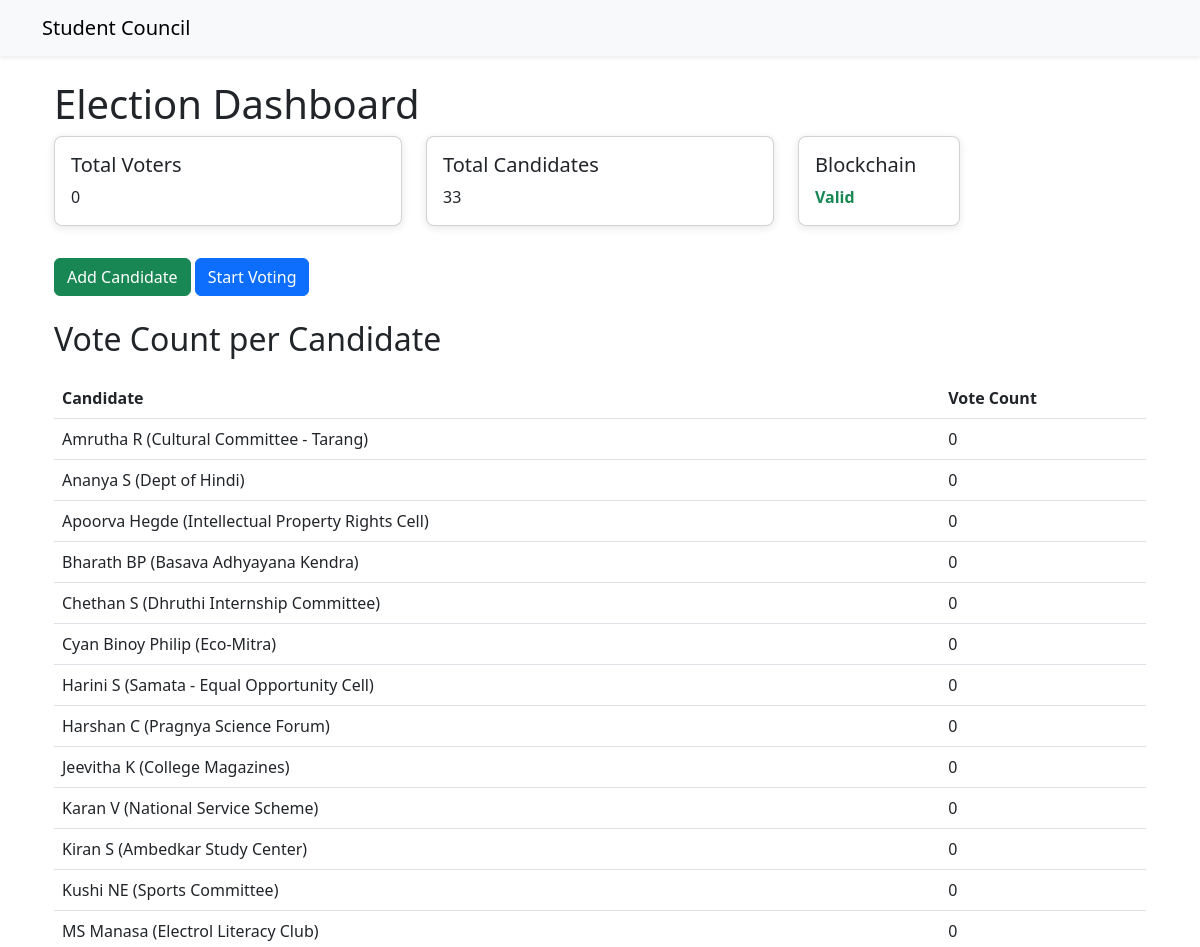
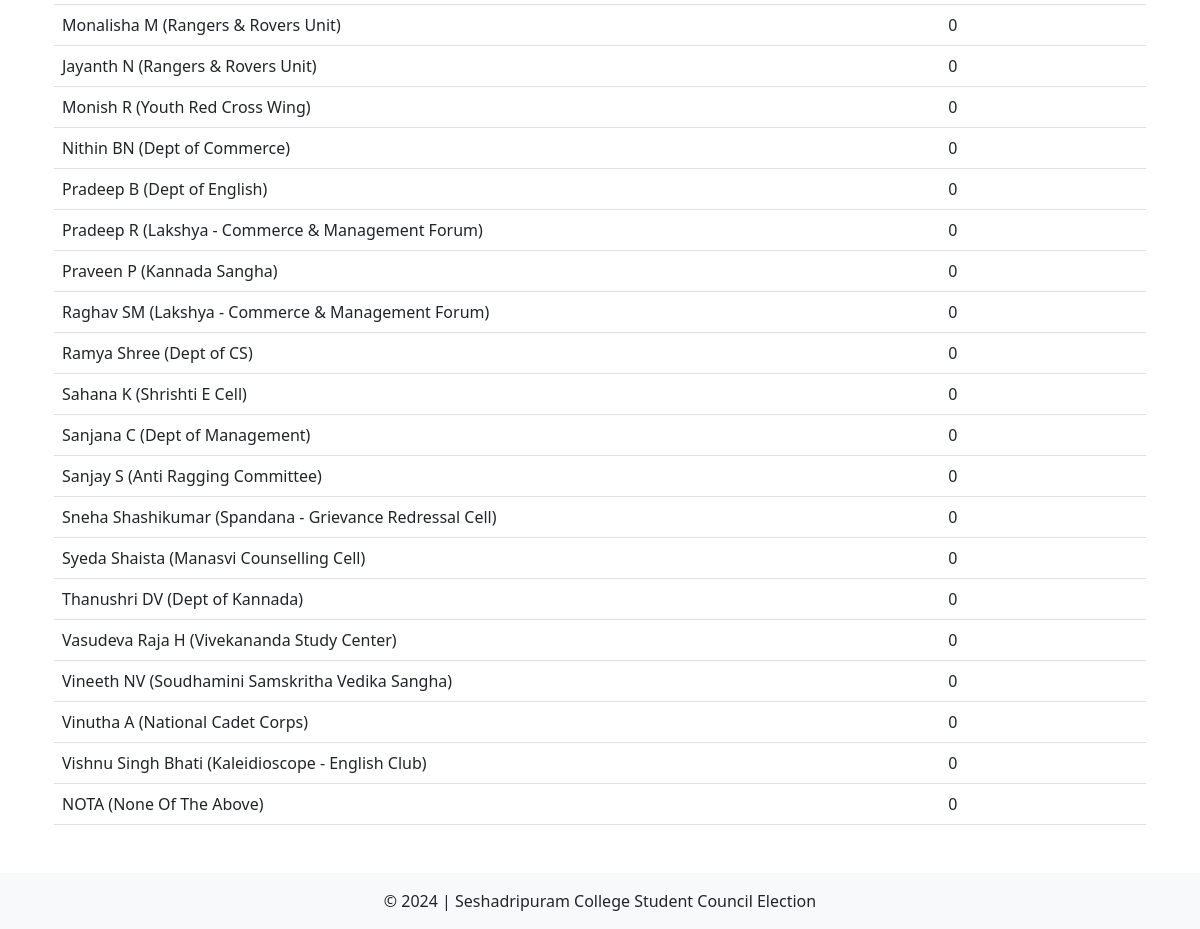
The page /election/dashboard/ on the database its author committed (2 pictures, top to bottom).
### election/models.py (models this page shows, shortened)
class Candidate(models.Model):
    candidate_key = models.UUIDField(default=uuid.uuid4, editable=False, unique=True)
    name = models.CharField(max_length=100)
    forum = models.CharField(max_length=100)
    image = models.ImageField(upload_to='candidate_images/', blank=True, null=True)  # New field for the candidate's image

### election/views.py (the view)
# urls.py: path('dashboard/', dashboard, name='dashboard'),
def dashboard(request):
    total_votes = Vote.objects.count()
    total_candidates = Candidate.objects.count()
    candidate_votes = {candidate: Vote.objects.filter(candidates=candidate).count() for candidate in Candidate.objects.all()}
    sorted_candidate_votes = sorted(candidate_votes.items(), key=lambda x: x[1], reverse=True)
    valid_blockchain = is_blockchain_valid()
    context = {
        'total_votes': total_votes,
        'total_candidates': total_candidates,
        'sorted_candidate_votes': sorted_candidate_votes,
        'valid_blockchain': valid_blockchain,
    }
    return render(request, 'election/dashboard.html', context)

### election/utils.py (called while the page is built, shortened)
def is_blockchain_valid():
    votes = Vote.objects.all().order_by('timestamp')  # Ensure votes are checked in chronological order
    if not votes.exists():
        print("No votes found in the blockchain.")
        return True  # Consider an empty blockchain as valid

### election/templates/election/dashboard.html (shortened to what this page needs)
{% extends 'voting/base.html' %}
{% block content %}
<div class="container mt-4">
    <h1>Election Dashboard</h1>
    <div class="row">
        <div class="col-md-4">
            <div class="card mb-3">
                <div class="card-body">
                    <h5 class="card-title">Total Voters</h5>
                    <p class="card-text">{{ total_votes }}</p>
                </div>
            </div>
        </div>
        <div class="col-md-4">
            <div class="card mb-3">
                <div class="card-body">
                    <h5 class="card-title">Total Candidates</h5>
                    <p class="card-text">{{ total_candidates }}</p>
                </div>
            </div>
        </div>
        <div class="col-md-2">
            <div class="card mb-3">
                <div class="card-body">
                    <h5 class="card-title">Blockchain</h5>
                    <p class="card-text {% if valid_blockchain %}text-success fw-bold{% else %}text-danger fw-bold{% endif %}">
                        {% if valid_blockchain %}Valid{% else %}Invalid{% endif %}
                    </p>
                </div>
            </div>
        </div>
    </div>
    <button class="btn btn-success mt-3" onclick="window.location.href='{% url 'add_candidate' %}'">Add Candidate</button>
    <button class="btn btn-primary mt-3" onclick="window.location.href='{% url 'scan_qr' %}'">Start Voting</button>
    <h2 class="mt-4">Vote Count per Candidate</h2>
    <table class="table">
        <thead>
            <tr>
                <th>Candidate</th>
                <th>Vote Count</th>
            </tr>
        </thead>
        <tbody>
            {% for candidate, count in sorted_candidate_votes %}
            <tr>
                <td>{{ candidate.name }} ({{ candidate.forum }})</td>
                <td>{{ count }}</td>
            </tr>
            {% endfor %}
        </tbody>
    </table>
</div>
{% endblock %}

### voting/templates/voting/base.html (shortened to what this page needs)
<!DOCTYPE html>
<html lang="en">
<head>
    <link href="https://cdn.jsdelivr.net/npm/bootstrap@5.3.0-alpha1/dist/css/bootstrap.min.css" rel="stylesheet">
    <link href="https://cdnjs.cloudflare.com/ajax/libs/font-awesome/6.0.0-beta3/css/all.min.css" rel="stylesheet">
</head>
<body>
    <nav class="navbar navbar-expand-lg navbar-light bg-light shadow-sm">
        <div class="container">
            <a class="navbar-brand" href=".">Student Council</a>
        </div>
    </nav>
    <div class="container mt-4">
        {% block content %}{% endblock %}
    </div>
    <footer class="bg-light text-center text-lg-start mt-5">
        <div class="text-center p-3">
            © 2024 | Seshadripuram College Student Council Election
        </div>
    </footer>
</body>
</html>

### election/templates/election/dashboard.html (style rules this page uses)
.card { border-radius: 8px; box-shadow: 0 2px 8px rgba(0, 0, 0, 0.1); }
table { margin-top: 20px; }

### rows shown on the page
Candidate: name "Amrutha R", forum "Cultural Committee - Tarang", count "0"
Candidate: name "Ananya S", forum "Dept of Hindi", count "0"
Candidate: name "Apoorva Hegde", forum "Intellectual Property Rights Cell", count "0"
Candidate: name "Bharath BP", forum "Basava Adhyayana Kendra", count "0"
Candidate: name "Chethan S", forum "Dhruthi Internship Committee", count "0"
Candidate: name "Cyan Binoy Philip", forum "Eco-Mitra", count "0"
Candidate: name "Harini S", forum "Samata - Equal Opportunity Cell", count "0"
Candidate: name "Harshan C", forum "Pragnya Science Forum", count "0"
Candidate: name "Jeevitha K", forum "College Magazines", count "0"
Candidate: name "Karan V", forum "National Service Scheme", count "0"
Candidate: name "Kiran S", forum "Ambedkar Study Center", count "0"
Candidate: name "Kushi NE", forum "Sports Committee", count "0"
Candidate: name "MS Manasa", forum "Electrol Literacy Club", count "0"
Candidate: name "Monalisha M", forum "Rangers & Rovers Unit", count "0"
Candidate: name "Jayanth N", forum "Rangers & Rovers Unit", count "0"
Candidate: name "Monish R", forum "Youth Red Cross Wing", count "0"
Candidate: name "Nithin BN", forum "Dept of Commerce", count "0"
Candidate: name "Pradeep B", forum "Dept of English", count "0"
Candidate: name "Pradeep R", forum "Lakshya - Commerce & Management Forum", count "0"
Candidate: name "Praveen P", forum "Kannada Sangha", count "0"
Candidate: name "Raghav SM", forum "Lakshya - Commerce & Management Forum", count "0"
Candidate: name "Ramya Shree", forum "Dept of CS", count "0"
Candidate: name "Sahana K", forum "Shrishti E Cell", count "0"
Candidate: name "Sanjana C", forum "Dept of Management", count "0"
Candidate: name "Sanjay S", forum "Anti Ragging Committee", count "0"
Candidate: name "Sneha Shashikumar", forum "Spandana - Grievance Redressal Cell", count "0"
Candidate: name "Syeda Shaista", forum "Manasvi Counselling Cell", count "0"
Candidate: name "Thanushri DV", forum "Dept of Kannada", count "0"
Candidate: name "Vasudeva Raja H", forum "Vivekananda Study Center", count "0"
Candidate: name "Vineeth NV", forum "Soudhamini Samskritha Vedika Sangha", count "0"
Candidate: name "Vinutha A", forum "National Cadet Corps", count "0"
Candidate: name "Vishnu Singh Bhati", forum "Kaleidioscope - English Club", count "0"
Candidate: name "NOTA", forum "None Of The Above", count "0"

### other values the page prints
{{ total_votes }} "0"
{{ total_candidates }} "33"
